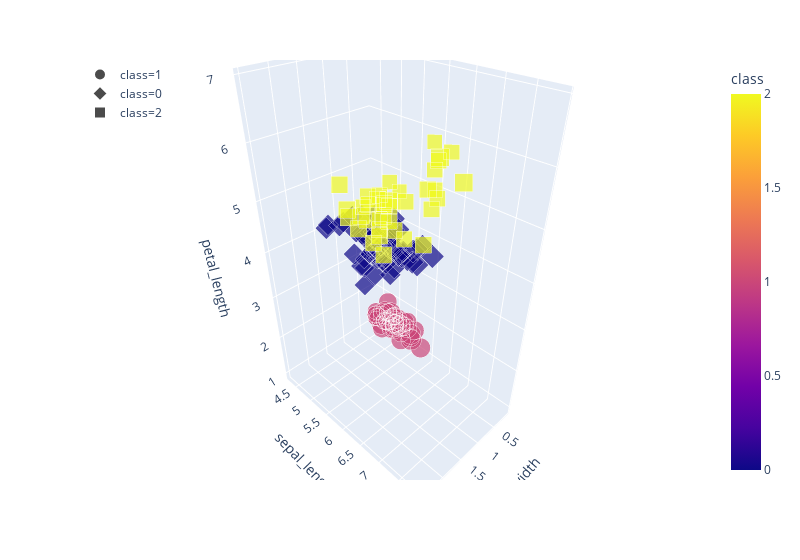

Here is the notebook cell this chart was saved with:
### Code cell
# plotting the clusters with three features
fig = px.scatter_3d(
    df_new_iris,
    x="petal_width",
    y="sepal_length",
    z="petal_length",
    color="class",
    symbol="class",
    size="sepal_width",
    width=800,
)
fig.update_layout(legend=dict(x=0, y=1))
fig.show()

### Figure 1 — Plotly figure (JSON) as saved in the notebook; plotly's stock layout.template omitted (floating-point values rounded to 4 significant figures)
{"data": [{"hoverlabel": {"namelength": 0}, "hovertemplate": "class=%{marker.color}<br>petal_width=%{x}<br>sepal_length=%{y}<br>petal_length=%{z}<br>sepal_width=%{marker.size}", "legendgroup": "class=1", "marker": {"color": [1, 1, 1, 1, 1, 1, 1, 1, 1, 1, 1, 1, 1, 1, 1, 1, 1, 1, 1, 1, 1, 1, 1, 1, 1, 1, 1, 1, 1, 1, 1, 1, 1, 1, 1, 1, 1, 1, 1, 1, 1, 1, 1, 1, 1, 1, 1, 1, 1, 1], "coloraxis": "coloraxis", "size": [3.5, 3, 3.2, 3.1, 3.6, 3.9, 3.4, 3.4, 2.9, 3.1, 3.7, 3.4, 3, 3, 4, 4.4, 3.9, 3.5, 3.8, 3.8, 3.4, 3.7, 3.6, 3.3, 3.4, 3, 3.4, 3.5, 3.4, 3.2, 3.1, 3.4, 4.1, 4.2, 3.1, 3.2, 3.5, 3.1, 3, 3.4, 3.5, 2.3, 3.2, 3.5, 3.8, 3, 3.8, 3.2, 3.7, 3.3], "sizemode": "area", "sizeref": 0.011, "symbol": "circle"}, "mode": "markers", "name": "class=1", "scene": "scene", "showlegend": true, "type": "scatter3d", "x": [0.2, 0.2, 0.2, 0.2, 0.2, 0.4, 0.3, 0.2, 0.2, 0.1, 0.2, 0.2, 0.1, 0.1, 0.2, 0.4, 0.4, 0.3, 0.3, 0.3, 0.2, 0.4, 0.2, 0.5, 0.2, 0.2, 0.4, 0.2, 0.2, 0.2, 0.2, 0.4, 0.1, 0.2, 0.1, 0.2, 0.2, 0.1, 0.2, 0.2, 0.3, 0.3, 0.2, 0.6, 0.4, 0.3, 0.2, 0.2, 0.2, 0.2], "y": [5.1, 4.9, 4.7, 4.6, 5, 5.4, 4.6, 5, 4.4, 4.9, 5.4, 4.8, 4.8, 4.3, 5.8, 5.7, 5.4, 5.1, 5.7, 5.1, 5.4, 5.1, 4.6, 5.1, 4.8, 5, 5, 5.2, 5.2, 4.7, 4.8, 5.4, 5.2, 5.5, 4.9, 5, 5.5, 4.9, 4.4, 5.1, 5, 4.5, 4.4, 5, 5.1, 4.8, 5.1, 4.6, 5.3, 5], "z": [1.4, 1.4, 1.3, 1.5, 1.4, 1.7, 1.4, 1.5, 1.4, 1.5, 1.5, 1.6, 1.4, 1.1, 1.2, 1.5, 1.3, 1.4, 1.7, 1.5, 1.7, 1.5, 1, 1.7, 1.9, 1.6, 1.6, 1.5, 1.4, 1.6, 1.6, 1.5, 1.5, 1.4, 1.5, 1.2, 1.3, 1.5, 1.3, 1.5, 1.3, 1.3, 1.3, 1.6, 1.9, 1.4, 1.6, 1.4, 1.5, 1.4]}, {"hoverlabel": {"namelength": 0}, "hovertemplate": "class=%{marker.color}<br>petal_width=%{x}<br>sepal_length=%{y}<br>petal_length=%{z}<br>sepal_width=%{marker.size}", "legendgroup": "class=0", "marker": {"color": [0, 0, 0, 0, 0, 0, 0, 0, 0, 0, 0, 0, 0, 0, 0, 0, 0, 0, 0, 0, 0, 0, 0, 0, 0, 0, 0, 0, 0, 0, 0, 0, 0, 0, 0, 0, 0, 0, 0, 0, 0, 0, 0, 0, 0, 0, 0, 0, 0, 0, 0, 0, 0, 0, 0, 0, 0, 0, 0, 0, 0, 0], "coloraxis": "coloraxis", "size": [3.2, 3.2, 2.3, 2.8, 2.8, 3.3, 2.4, 2.9, 2.7, 2, 3, 2.2, 2.9, 2.9, 3.1, 3, 2.7, 2.2, 2.5, 3.2, 2.8, 2.5, 2.8, 2.9, 3, 2.8, 2.9, 2.6, 2.4, 2.4, 2.7, 2.7, 3, 3.4, 3.1, 2.3, 3, 2.5, 2.6, 3, 2.6, 2.3, 2.7, 3, 2.9, 2.9, 2.5, 2.8, 2.7, 2.5, 2.5, 2.8, 2.2, 2.8, 2.7, 2.8, 3, 2.8, 3, 2.7, 2.5, 3], "sizemode": "area", "sizeref": 0.011, "symbol": "diamond"}, "mode": "markers", "name": "class=0", "scene": "scene", "showlegend": true, "type": "scatter3d", "x": [1.4, 1.5, 1.3, 1.5, 1.3, 1.6, 1, 1.3, 1.4, 1, 1.5, 1, 1.4, 1.3, 1.4, 1.5, 1, 1.5, 1.1, 1.8, 1.3, 1.5, 1.2, 1.3, 1.4, 1.4, 1.5, 1, 1.1, 1, 1.2, 1.6, 1.5, 1.6, 1.5, 1.3, 1.3, 1.3, 1.2, 1.4, 1.2, 1, 1.3, 1.2, 1.3, 1.3, 1.1, 1.3, 1.9, 1.7, 2, 2.4, 1.5, 2, 1.8, 1.8, 1.8, 1.5, 1.8, 1.9, 1.9, 1.8], "y": [7, 6.4, 5.5, 6.5, 5.7, 6.3, 4.9, 6.6, 5.2, 5, 5.9, 6, 6.1, 5.6, 6.7, 5.6, 5.8, 6.2, 5.6, 5.9, 6.1, 6.3, 6.1, 6.4, 6.6, 6.8, 6, 5.7, 5.5, 5.5, 5.8, 6, 5.4, 6, 6.7, 6.3, 5.6, 5.5, 5.5, 6.1, 5.8, 5, 5.6, 5.7, 5.7, 6.2, 5.1, 5.7, 5.8, 4.9, 5.7, 5.8, 6, 5.6, 6.3, 6.2, 6.1, 6.3, 6, 5.8, 6.3, 5.9], "z": [4.7, 4.5, 4, 4.6, 4.5, 4.7, 3.3, 4.6, 3.9, 3.5, 4.2, 4, 4.7, 3.6, 4.4, 4.5, 4.1, 4.5, 3.9, 4.8, 4, 4.9, 4.7, 4.3, 4.4, 4.8, 4.5, 3.5, 3.8, 3.7, 3.9, 5.1, 4.5, 4.5, 4.7, 4.4, 4.1, 4, 4.4, 4.6, 4, 3.3, 4.2, 4.2, 4.2, 4.3, 3, 4.1, 5.1, 4.5, 5, 5.1, 5, 4.9, 4.9, 4.8, 4.9, 5.1, 4.8, 5.1, 5, 5.1]}, {"hoverlabel": {"namelength": 0}, "hovertemplate": "class=%{marker.color}<br>petal_width=%{x}<br>sepal_length=%{y}<br>petal_length=%{z}<br>sepal_width=%{marker.size}", "legendgroup": "class=2", "marker": {"color": [2, 2, 2, 2, 2, 2, 2, 2, 2, 2, 2, 2, 2, 2, 2, 2, 2, 2, 2, 2, 2, 2, 2, 2, 2, 2, 2, 2, 2, 2, 2, 2, 2, 2, 2, 2, 2, 2], "coloraxis": "coloraxis", "size": [3.1, 3, 3.3, 3, 2.9, 3, 3, 2.9, 2.5, 3.6, 3.2, 2.7, 3, 3.2, 3, 3.8, 2.6, 3.2, 2.8, 3.3, 3.2, 2.8, 3, 2.8, 3.8, 2.8, 2.6, 3, 3.4, 3.1, 3.1, 3.1, 3.1, 3.2, 3.3, 3, 3, 3.4], "sizemode": "area", "sizeref": 0.011, "symbol": "square"}, "mode": "markers", "name": "class=2", "scene": "scene", "showlegend": true, "type": "scatter3d", "x": [1.5, 1.7, 2.5, 2.1, 1.8, 2.2, 2.1, 1.8, 1.8, 2.5, 2, 1.9, 2.1, 2.3, 1.8, 2.2, 2.3, 2.3, 2, 2.1, 1.8, 2.1, 1.6, 1.9, 2, 2.2, 1.4, 2.3, 2.4, 1.8, 2.1, 2.4, 2.3, 2.3, 2.5, 2.3, 2, 2.3], "y": [6.9, 6.7, 6.3, 7.1, 6.3, 6.5, 7.6, 7.3, 6.7, 7.2, 6.5, 6.4, 6.8, 6.4, 6.5, 7.7, 7.7, 6.9, 7.7, 6.7, 7.2, 6.4, 7.2, 7.4, 7.9, 6.4, 6.1, 7.7, 6.3, 6.4, 6.9, 6.7, 6.9, 6.8, 6.7, 6.7, 6.5, 6.2], "z": [4.9, 5, 6, 5.9, 5.6, 5.8, 6.6, 6.3, 5.8, 6.1, 5.1, 5.3, 5.5, 5.3, 5.5, 6.7, 6.9, 5.7, 6.7, 5.7, 6, 5.6, 5.8, 6.1, 6.4, 5.6, 5.6, 6.1, 5.6, 5.5, 5.4, 5.6, 5.1, 5.9, 5.7, 5.2, 5.2, 5.4]}], "layout": {"coloraxis": {"colorbar": {"title": {"text": "class"}}, "colorscale": [[0, "#0d0887"], [0.1111, "#46039f"], [0.2222, "#7201a8"], [0.3333, "#9c179e"], [0.4444, "#bd3786"], [0.5556, "#d8576b"], [0.6667, "#ed7953"], [0.7778, "#fb9f3a"], [0.8889, "#fdca26"], [1, "#f0f921"]]}, "legend": {"itemsizing": "constant", "tracegroupgap": 0, "x": 0, "y": 1}, "margin": {"t": 60}, "scene": {"domain": {"x": [0, 1], "y": [0, 1]}, "xaxis": {"title": {"text": "petal_width"}}, "yaxis": {"title": {"text": "sepal_length"}}, "zaxis": {"title": {"text": "petal_length"}}}, "width": 800}}
